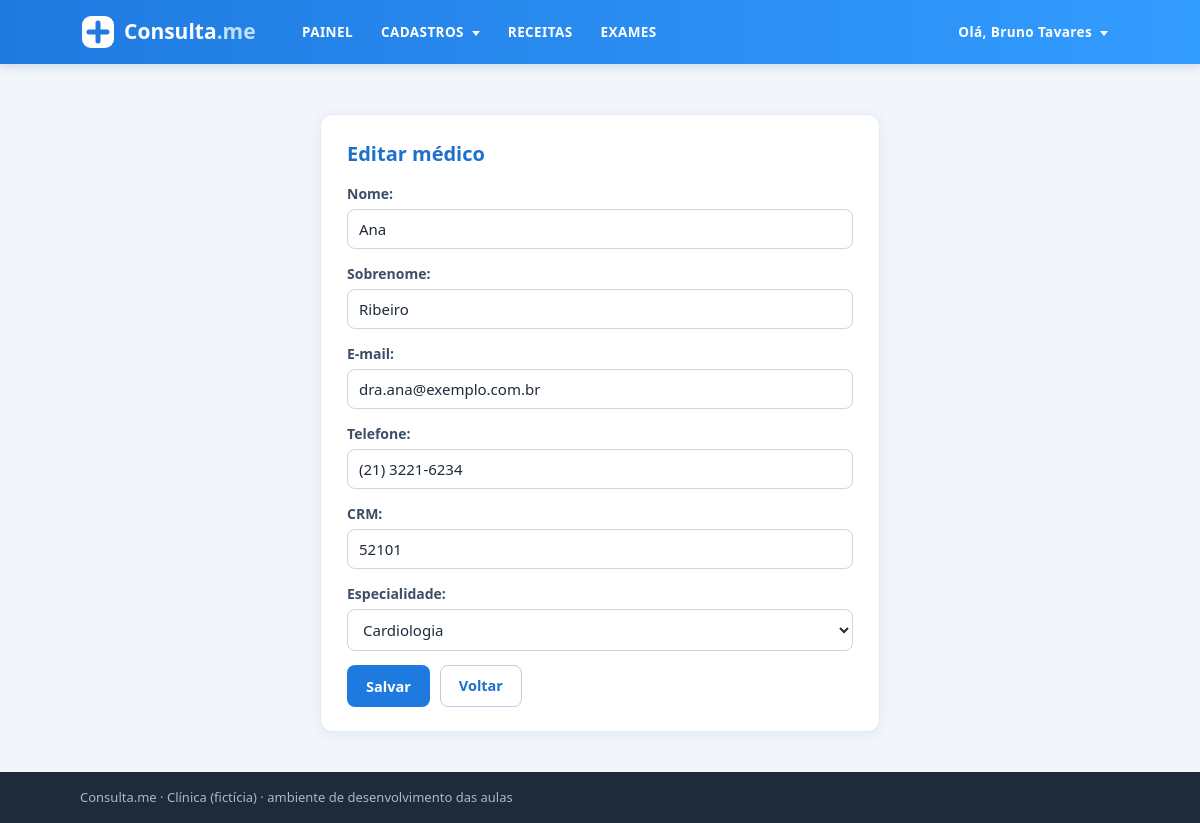
Page /medicos/1/editar/ (signed in) on the committed database.
### intranet/models.py (models this page shows, shortened)
class Medico(models.Model):
    nome = models.CharField(max_length=30)
    sobrenome = models.CharField(max_length=30)
    email = models.EmailField()
    criacao_data = models.DateTimeField(default=timezone.now)
    telefone = models.CharField(max_length=15)
    crm = models.CharField(max_length=6)
    especialidade = models.CharField(max_length=20)
    ativo = models.BooleanField(default=True)
    mensagem = models.TextField(blank=True)
    imagem = models.ImageField(upload_to='img/%Y/%m', blank=True)
    usuario = models.OneToOneField(
        settings.AUTH_USER_MODEL,
        on_delete=models.SET_NULL,
        null=True, blank=True,
        related_name='medico',
    )

### intranet/views.py (the view)
# urls.py: path('medicos/<int:pk>/editar/', views.MedicoUpdateView.as_view(), name='medico-update'),
class MedicoUpdateView(LoginRequiredMixin, TituloMixin, UpdateView):
    model = Medico
    form_class = MedicoForm
    template_name = 'intranet/medicos/formulario.html'   # reaproveita o template do cadastro
    success_url = reverse_lazy('intranet:medico-list')
    titulo = 'Editar médico'

### intranet/forms.py
class MedicoForm(forms.ModelForm):
    especialidade = forms.ChoiceField(
        choices=[('', 'Selecione uma especialidade')] + ESPECIALIDADES,
        label='Especialidade',
    )
    class Meta: # A classe Meta serve para configurar o form
        model = Medico # Define o model que o form representa
        fields = ['nome', 'sobrenome', 'email', 'telefone', 'crm', 'especialidade']
        labels = {'email': 'E-mail', 'crm': 'CRM'}

### intranet/views.py (called while the page is built)
    def get_context_data(self, **kwargs):
        ctx = super().get_context_data(**kwargs)
        ctx['titulo'] = self.titulo
        return ctx

### intranet/templates/intranet/medicos/formulario.html (shortened to what this page needs)
{% extends 'intranet/base_logado.html' %}
{% block content %}
<main class="container">
  <section class="card form-card">
    <h2 class="title">{{ titulo }}</h2>
    <form method="post">
      {% include 'intranet/_campos.html' %}
      <div class="buttons">
        <button type="submit" class="btn btn-primary">Salvar</button>
        <a href="{% url 'intranet:medico-list' %}" class="btn btn-secondary">Voltar</a>
      </div>
    </form>
  </section>
</main>
{% endblock %}

### intranet/templates/intranet/base_logado.html (shortened to what this page needs)
{% extends 'intranet/base.html' %}
{% load static %}
{% block header %}
<header class="header">
  <div class="container header-container">
    <a class="logo" href="{% url 'intranet:painel' %}">
      <img src="{% static 'intranet/assets/logo.svg' %}" alt="Consulta.me">
    </a>
    <nav class="main-nav">
      <ul class="nav-left">
        <li><a href="{% url 'intranet:painel' %}">PAINEL</a></li>
        <li class="dropdown">
          <a href="#">CADASTROS <i class="arrow-down"></i></a>
        </li>
        <li><a href="{% url 'intranet:receita-list' %}">RECEITAS</a></li>
        <li><a href="{% url 'intranet:exames' %}">EXAMES</a></li>
      </ul>
      <ul class="nav-right">
        <li class="dropdown">
          <a href="#">
            Olá, <span>{{ request.user.get_full_name|default:request.user.username }}</span> <i class="arrow-down"></i>
          </a>
        </li>
      </ul>
    </nav>
  </div>
</header>
{% endblock %}

### intranet/templates/intranet/_campos.html (shortened to what this page needs)
{% for campo in form %}
<div class="form-group">
  {{ campo.label_tag }}
  {{ campo }}
</div>
{% endfor %}

### intranet/static/intranet/style.css (style rules this page uses)
* { box-sizing: border-box; margin: 0; padding: 0; }
body { font-family: 'Segoe UI', Helvetica, Arial, sans-serif; background: #f2f6fb; color: #1d2b3a; line-height: 1.5; min-height: 100vh; display: flex; flex-direction: column; }
a { color: #1f7ae0; text-decoration: none; }
.container { width: 100%; max-width: 1080px; margin: 0 auto; padding: 0 20px; }
main.container { flex: 1; padding-top: 28px; padding-bottom: 40px; }
.header { background: #339cff; background: linear-gradient(90deg, #1f7ae0, #339cff); box-shadow: 0 2px 10px rgba(20, 60, 120, .18); }
.header-container { display: flex; align-items: center; justify-content: space-between; min-height: 64px; gap: 20px; }
.logo img { display: block; height: 40px; }
.main-nav { display: flex; align-items: center; justify-content: space-between; flex: 1; gap: 20px; }
.main-nav ul { list-style: none; display: flex; align-items: center; gap: 4px; }
.main-nav > ul > li > a { display: block; padding: 20px 12px; color: #fff; font-weight: 600; font-size: 13.5px; letter-spacing: .03em; }
.arrow-down { display: inline-block; width: 0; height: 0; margin-left: 4px; vertical-align: middle; border-left: 4px solid transparent; border-right: 4px solid transparent; border-top: 5px solid #fff; }
.header .dropdown { position: relative; }
.card { background: #fff; border-radius: 12px; padding: 24px 26px; margin-top: 22px; box-shadow: 0 2px 12px rgba(20, 60, 120, .07); border: 1px solid #e3eaf3; }
.form-card { max-width: 560px; margin-left: auto; margin-right: auto; }
.title { font-size: 20px; color: #1f6fcc; margin-bottom: 14px; }
.form-group { margin-bottom: 14px; display: flex; flex-direction: column; gap: 5px; }
.form-group label { font-weight: 600; font-size: 14px; color: #3b4f66; }
.form-group input, .form-group select, .form-group textarea { width: 100%; padding: 9px 11px; font-size: 15px; font-family: inherit; color: inherit; border: 1px solid #c9d6e4; border-radius: 8px; background: #fff; }
.buttons { display: flex; gap: 10px; margin-top: 8px; }
.btn { display: inline-block; padding: 9px 18px; border-radius: 8px; border: 1px solid transparent; font-size: 14.5px; font-weight: 600; cursor: pointer; font-family: inherit; text-align: center; }
.btn-primary { background: #1f7ae0; color: #fff; }
.btn-secondary { background: #fff; color: #1f6fcc; border-color: #b9cfe6; }

### rows in the picture
Medico: form "Ana" "Ribeiro" "dra.ana@exemplo.com.br" "(21) 3221-6234" "52101" "Cardiologia"

### other values in the picture
{{ request.user.get_full_name|default:request.user.username }} "Bruno Tavares"
{{ titulo }} "Editar médico"
{{ campo.label_tag }} "Nome:" "Sobrenome:" "E-mail:" "Telefone:" "CRM:" "Especialidade:"
